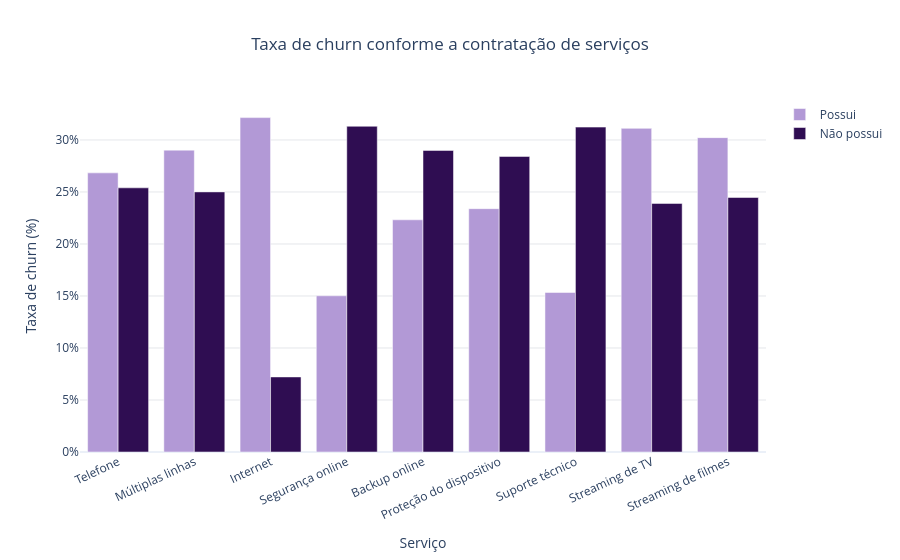

Source (notebook cell):
### Markdown cell above
### Pergunta 4 - Quais serviços apresentam maior taxa de cancelamento?

### Code cell
condicoes_servicos = {
    "Telefone": df_gold["ServicoTelefonico"].eq("Yes"),
    "Múltiplas linhas": df_gold["MultiplasLinhas"].eq("Yes"),
    "Internet": df_gold["ServicoInternet"].isin(["DSL", "Fiber optic"]),
    "Segurança online": df_gold["SegurancaOnline"].eq("Yes"),
    "Backup online": df_gold["BackupOnline"].eq("Yes"),
    "Proteção do dispositivo": df_gold["ProtecaoDispositivo"].eq("Yes"),
    "Suporte técnico": df_gold["SuporteTecnico"].eq("Yes"),
    "Streaming de TV": df_gold["StreamingTV"].eq("Yes"),
    "Streaming de filmes": df_gold["StreamingFilmes"].eq("Yes"),
}

linhas_servicos = []
for nome_servico, possui in condicoes_servicos.items():
    for status, mascara in [("Possui", possui), ("Não possui", ~possui)]:
        grupo = df_gold.loc[mascara]
        n = len(grupo)
        cancelamentos = int(grupo["CancelamentoBooleano"].sum())
        linhas_servicos.append({
            "Servico": nome_servico,
            "Situacao": status,
            "Clientes": n,
            "Cancelamentos": cancelamentos,
            "TaxaChurnPct": cancelamentos / n * 100 if n else np.nan
        })

gold_churn_servicos = pd.DataFrame(linhas_servicos)
display(gold_churn_servicos.sort_values(["Servico", "Situacao"]))

fig = px.bar(
    gold_churn_servicos, x="Servico", y="TaxaChurnPct", color="Situacao",
    barmode="group", custom_data=["Clientes", "Cancelamentos"],
    color_discrete_map={"Possui": "#B299D6", "Não possui": "#2F0D52"},
    title="Taxa de churn conforme a contratação de serviços",
    labels={"Servico": "Serviço", "TaxaChurnPct": "Taxa de churn (%)", "Situacao": "Situação do serviço"},
    template="plotly_white"
)
fig.update_traces(hovertemplate="<b>%{x}</b><br>%{fullData.name}<br>Taxa de churn: %{y:.1f}%<br>Clientes: %{customdata[0]:,}<br>Cancelamentos: %{customdata[1]:,}<extra></extra>")
fig.update_layout(title_x=0.5, yaxis=dict(ticksuffix="%", gridcolor="#E5E7EB"), xaxis_tickangle=-25, legend_title_text="")
fig.show()

### Figure 1 — Plotly figure (JSON) as saved in the notebook; plotly's stock layout.template omitted (floating-point values rounded to 4 significant figures)
{"data": [{"alignmentgroup": "True", "customdata": [[5071, 1361], [2367, 687], [4401, 1415], [1598, 240], [1944, 434], [1932, 452], [1610, 247], [2182, 679], [2177, 658]], "hovertemplate": "<b>%{x}</b><br>%{fullData.name}<br>Taxa de churn: %{y:.1f}%<br>Clientes: %{customdata[0]:,}<br>Cancelamentos: %{customdata[1]:,}<extra></extra>", "legendgroup": "Possui", "marker": {"color": "#B299D6", "pattern": {"shape": ""}}, "name": "Possui", "offsetgroup": "Possui", "orientation": "v", "showlegend": true, "textposition": "auto", "type": "bar", "x": ["Telefone", "Múltiplas linhas", "Internet", "Segurança online", "Backup online", "Proteção do dispositivo", "Suporte técnico", "Streaming de TV", "Streaming de filmes"], "xaxis": "x", "y": [26.84, 29.02, 32.15, 15.02, 22.33, 23.4, 15.34, 31.12, 30.23], "yaxis": "y"}, {"alignmentgroup": "True", "customdata": [[563, 143], [3267, 817], [1233, 89], [4036, 1264], [3690, 1070], [3702, 1052], [4024, 1257], [3452, 825], [3457, 846]], "hovertemplate": "<b>%{x}</b><br>%{fullData.name}<br>Taxa de churn: %{y:.1f}%<br>Clientes: %{customdata[0]:,}<br>Cancelamentos: %{customdata[1]:,}<extra></extra>", "legendgroup": "Não possui", "marker": {"color": "#2F0D52", "pattern": {"shape": ""}}, "name": "Não possui", "offsetgroup": "Não possui", "orientation": "v", "showlegend": true, "textposition": "auto", "type": "bar", "x": ["Telefone", "Múltiplas linhas", "Internet", "Segurança online", "Backup online", "Proteção do dispositivo", "Suporte técnico", "Streaming de TV", "Streaming de filmes"], "xaxis": "x", "y": [25.4, 25.01, 7.218, 31.32, 29.0, 28.42, 31.24, 23.9, 24.47], "yaxis": "y"}], "layout": {"barmode": "group", "legend": {"title": {"text": ""}, "tracegroupgap": 0}, "title": {"text": "Taxa de churn conforme a contratação de serviços", "x": 0.5}, "xaxis": {"anchor": "y", "domain": [0, 1], "tickangle": -25, "title": {"text": "Serviço"}}, "yaxis": {"anchor": "x", "domain": [0, 1], "gridcolor": "#E5E7EB", "ticksuffix": "%", "title": {"text": "Taxa de churn (%)"}}}}
